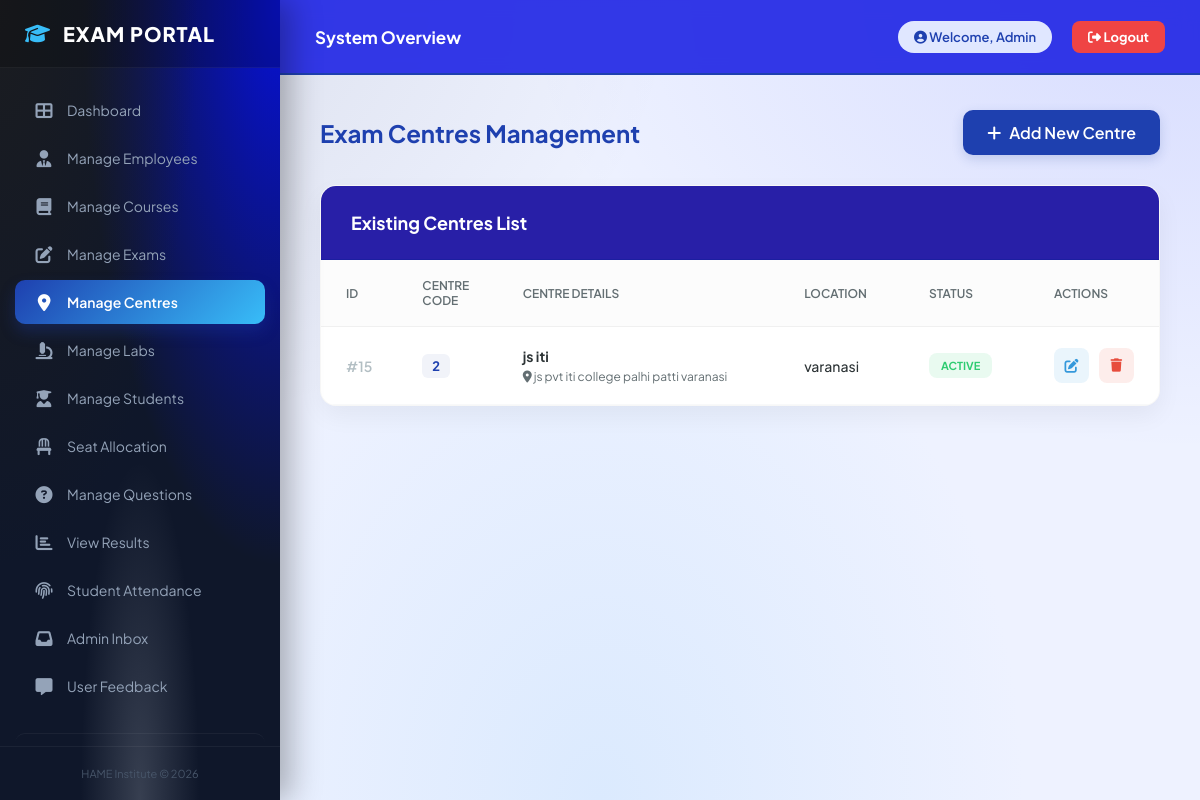
The app's page /admin/manage-centers.php with its own data.
### tables this page shows
CREATE TABLE `exam_centres` (
  `id` int(11) NOT NULL,
  `centre_name` varchar(100) DEFAULT NULL,
  `address` text DEFAULT NULL,
  `city` varchar(50) DEFAULT NULL,
  `status` enum('Active','Inactive') DEFAULT 'Active',
  `contact_no` varchar(15) DEFAULT NULL,
  `email` varchar(100) DEFAULT NULL,
  `centre_code` varchar(50) DEFAULT NULL
);

### admin/manage-centers.php (the view, shortened to what this page needs)
<?php
include "../config.php";
?>
<link rel="stylesheet" href="https://cdnjs.cloudflare.com/ajax/libs/font-awesome/6.4.0/css/all.min.css">
<?php include "sidebar.php"; ?>
<div class="main-wrapper">
    <div class="page-header">
        <h2 class="page-title">Exam Centres Management</h2>
        <a href="add-centre.php" class="btn-add"><i class="fa-solid fa-plus"></i> Add New Centre</a>
    </div>
    <div class="content-card">
        <div class="card-header ho">Existing Centres List</div>
        <div class="table-responsive">
            <table>
                <thead>
                    <tr>
                        <th width="8%">ID</th>
                        <th width="12%">Centre Code</th>
                        <th width="35%">Centre Details</th>
                        <th width="15%">Location</th>
                        <th width="15%">Status</th>
                        <th width="15%">Actions</th>
                    </tr>
                </thead>
                <tbody>
                    <?php
                    $res = mysqli_query($conn, "SELECT * FROM exam_centres ORDER BY id DESC");
                    if(mysqli_num_rows($res) > 0) {
                        while($row = mysqli_fetch_assoc($res)){
                            $statusClass = ($row['status'] == 'Active') ? 'badge-active' : 'badge-inactive';
                            echo "<tr>
                                <td style='color: #b2bec3; font-weight: 600;'>#{$row['id']}</td>
                                <td><span class='code-chip'>{$row['centre_code']}</span></td>
                                <td>
                                    <div style='font-weight:700; color:#2d3436; margin-bottom:4px;'>{$row['centre_name']}</div>
                                    <div style='font-size:12px; color:#636e72;'><i class='fa-solid fa-location-dot'></i> {$row['address']}</div>
                                </td>
                                <td style='font-weight: 500;'>{$row['city']}</td>
                                <td><span class='badge {$statusClass}'>{$row['status']}</span></td>
                                <td>
                                    <div class='action-links'>
                                        <a href='edit-centre.php?id={$row['id']}' class='btn-action btn-edit' title='Edit'><i class='fa-solid fa-pen-to-square'></i></a>
                                        <button onclick='confirmDelete({$row['id']})' class='btn-action btn-delete' title='Delete'><i class='fa-solid fa-trash'></i></button>
                                    </div>
                                </td>
                            </tr>";
                        }
                    } else {
                        echo "<tr><td colspan='6' style='text-align:center; padding: 60px;'>No records found.</td></tr>";
                    }
                    ?>
                </tbody>
            </table>
        </div>
    </div>
</div>

### admin/manage-centers.php (style rules this page uses)
.main-wrapper { flex-grow: 1; padding: 110px 40px 40px 40px; min-height: 100vh; max-width: 1400px; margin: 0 auto; width: 100%; box-sizing: border-box; }
.page-header { display: flex; justify-content: space-between; align-items: center; margin-bottom: 30px; flex-wrap: wrap; gap: 15px; }
.page-title { font-size: 24px; font-weight: 700; color: var(--primary-blue); margin: 0; }
.btn-add { background: var(--primary-blue); color: white; padding: 12px 24px; text-decoration: none; border-radius: 10px; font-weight: 600; display: inline-flex; align-items: center; gap: 8px; box-shadow: 0 4px 12px rgba(44, 82, 161, 0.2); transition: transform 0.2s; }
.content-card { background: #ffffff; border-radius: 16px; padding: 0; overflow: hidden; box-shadow: var(--card-shadow); border: 1px solid rgba(0,0,0,0.03); }
.ho { background: #281fa7; }
.card-header { padding: 25px 30px; font-size: 18px; font-weight: 700; color:white; border-bottom: 1px solid #1c1ea0; }
.table-responsive { width: 100%; overflow-x: auto; -webkit-overflow-scrolling: touch; }
table { width: 100%; border-collapse: collapse; min-width: 800px; }
th { background: #fcfcfc; color: var(--text-muted); font-weight: 600; font-size: 12px; padding: 18px 25px; text-align: left; border-bottom: 1px solid #f0f0f0; text-transform: uppercase; }
td { padding: 20px 25px; border-bottom: 1px solid #f8f9fa; font-size: 14px; vertical-align: middle; }
.code-chip { background: #f1f3f9; color: var(--primary-blue); padding: 4px 10px; border-radius: 6px; font-weight: 700; font-size: 13px; }
.badge { padding: 6px 12px; border-radius: 8px; font-size: 11px; font-weight: 700; text-transform: uppercase; display: inline-block; }
.badge-active { background: rgba(46, 204, 113, 0.1); color: var(--success-green); }
.action-links { display: flex; gap: 10px; }
.btn-action { height: 35px; width: 35px; display: flex; align-items: center; justify-content: center; border-radius: 8px; text-decoration: none; transition: all 0.2s; cursor: pointer; border: none; }
.btn-edit { background: rgba(52, 152, 219, 0.1); color: #3498db; }
.btn-delete { background: rgba(231, 76, 60, 0.1); color: var(--danger-red); }

### records on screen
exam_centres: id "15", centre_code "2", centre_name "js iti", address "js pvt iti college palhi patti varanasi", city "varanasi", status "ACTIVE"
